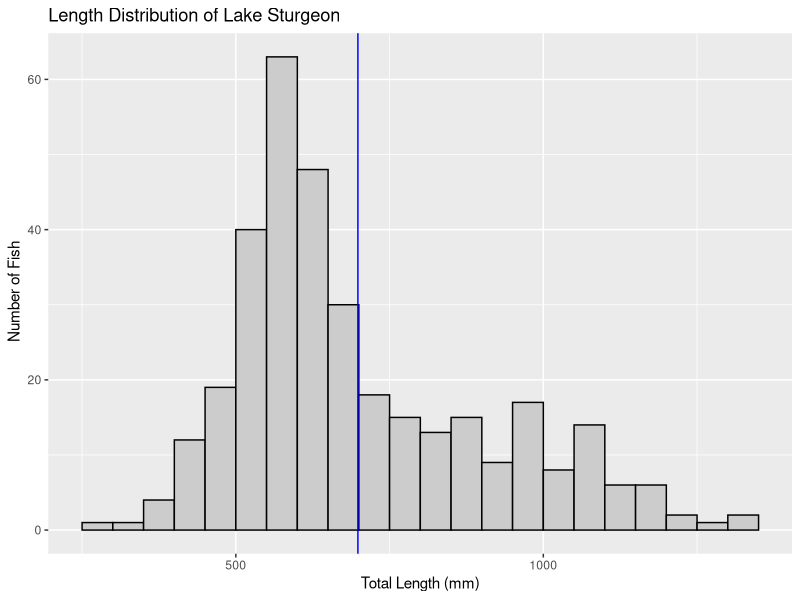
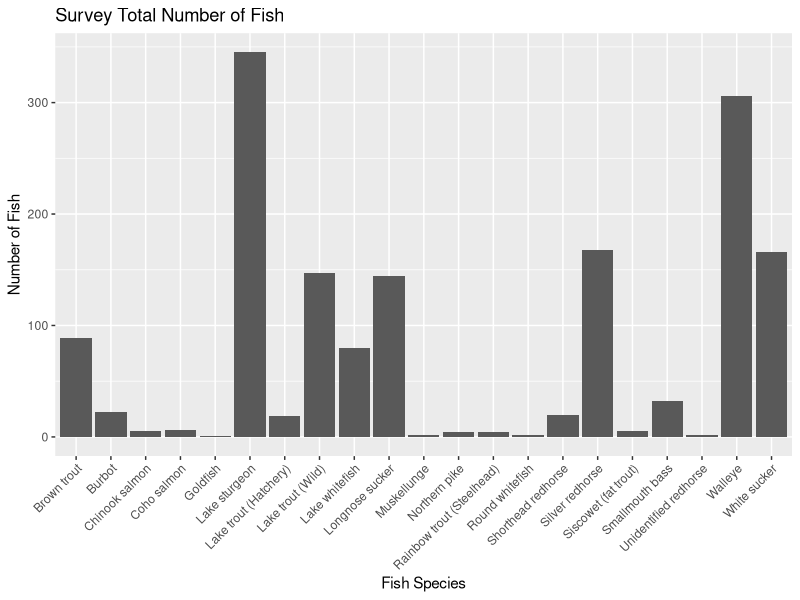

The R source for these figures, in order:
{
  rm(list=ls()); options(show.error.messages = TRUE);
  sturgeonData=read.csv(file="data/sturgeonData.csv",na.strings=c("", " ", 
                                         "NULL", NULL, "NA", "na", NA, "null"));
  fishData=read.csv(file="data/finalProjectData.csv",na.strings=c("", " ", 
                                         "NULL", NULL, "NA", "na", NA, "null"));
  library(ggplot2);
  sturgeonLength=sturgeonData$Total_Length_mm;
  sturgeonLength=na.omit(sturgeonLength);
  sturgVecLength=length(sturgeonLength);
  lengthTotal=0;
  for(i in 1:sturgVecLength) 
  {
    lengthTotal=lengthTotal + sturgeonLength[i]
  }
  averageSturgLength = lengthTotal/sturgVecLength;
  sturgeonLengthHist = ggplot(data=sturgeonData) +
    geom_histogram(mapping=aes(x=Total_Length_mm), 
                   binwidth=50,
                   boundary=0,
                   closed="left",
                   fill="gray80", #filled bars with grey
                   color="black") + #added color
    labs(x = "Total Length (mm)",#added x and y labels
         y= " Number of Fish",
         title= "Length Distribution of Lake Sturgeon")+
    geom_vline(mapping=aes(xintercept=averageSturgLength),#added line to show average length
               color= "blue"); #skill 29,31,32,33
  plot(sturgeonLengthHist);
  
 speciesTotal= ggplot(data= fishData, aes(x=Species_Name , stat(count))) + 
                      geom_bar() + theme(axis.text.x = element_text(angle = 45,
                      hjust=1)) + labs(x= "Fish Species", y= "Number of Fish", 
                      title = "Survey Total Number of Fish");#skill 34 #skill 40 created bar plot and used function ggplot
 print(speciesTotal);
}  

